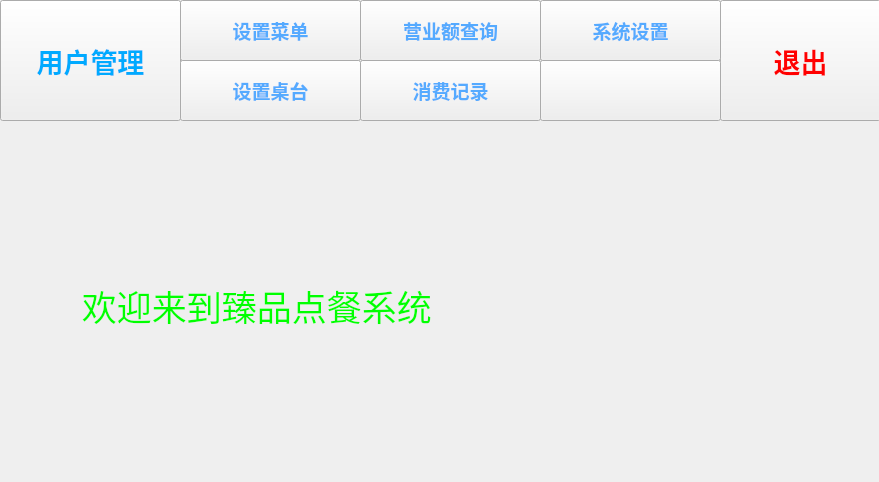
<?xml version="1.0" encoding="UTF-8"?>
<ui version="4.0">
 <class>MangerOperate</class>
 <widget class="QWidget" name="MangerOperate">
  <property name="geometry">
   <rect>
    <x>0</x>
    <y>0</y>
    <width>879</width>
    <height>482</height>
   </rect>
  </property>
  <property name="windowTitle">
   <string>Form</string>
  </property>
  <widget class="QPushButton" name="pushButton_14">
   <property name="geometry">
    <rect>
     <x>720</x>
     <y>0</y>
     <width>161</width>
     <height>121</height>
    </rect>
   </property>
   <property name="palette">
    <palette>
     <active>
      <colorrole role="ButtonText">
       <brush brushstyle="SolidPattern">
        <color alpha="255">
         <red>255</red>
         <green>0</green>
         <blue>0</blue>
        </color>
       </brush>
      </colorrole>
     </active>
     <inactive>
      <colorrole role="ButtonText">
       <brush brushstyle="SolidPattern">
        <color alpha="255">
         <red>255</red>
         <green>0</green>
         <blue>0</blue>
        </color>
       </brush>
      </colorrole>
     </inactive>
     <disabled>
      <colorrole role="ButtonText">
       <brush brushstyle="SolidPattern">
        <color alpha="255">
         <red>120</red>
         <green>120</green>
         <blue>120</blue>
        </color>
       </brush>
      </colorrole>
     </disabled>
    </palette>
   </property>
   <property name="font">
    <font>
     <family>Georgia</family>
     <pointsize>20</pointsize>
     <weight>75</weight>
     <bold>true</bold>
    </font>
   </property>
   <property name="text">
    <string>退出</string>
   </property>
  </widget>
  <widget class="QPushButton" name="PB_UserMangement">
   <property name="geometry">
    <rect>
     <x>0</x>
     <y>0</y>
     <width>181</width>
     <height>121</height>
    </rect>
   </property>
   <property name="palette">
    <palette>
     <active>
      <colorrole role="WindowText">
       <brush brushstyle="SolidPattern">
        <color alpha="255">
         <red>0</red>
         <green>0</green>
         <blue>0</blue>
        </color>
       </brush>
      </colorrole>
      <colorrole role="Dark">
       <brush brushstyle="SolidPattern">
        <color alpha="255">
         <red>255</red>
         <green>255</green>
         <blue>255</blue>
        </color>
       </brush>
      </colorrole>
      <colorrole role="Text">
       <brush brushstyle="SolidPattern">
        <color alpha="255">
         <red>0</red>
         <green>0</green>
         <blue>0</blue>
        </color>
       </brush>
      </colorrole>
      <colorrole role="ButtonText">
       <brush brushstyle="SolidPattern">
        <color alpha="255">
         <red>0</red>
         <green>170</green>
         <blue>255</blue>
        </color>
       </brush>
      </colorrole>
     </active>
     <inactive>
      <colorrole role="WindowText">
       <brush brushstyle="SolidPattern">
        <color alpha="255">
         <red>0</red>
         <green>0</green>
         <blue>0</blue>
        </color>
       </brush>
      </colorrole>
      <colorrole role="Dark">
       <brush brushstyle="SolidPattern">
        <color alpha="255">
         <red>255</red>
         <green>255</green>
         <blue>255</blue>
        </color>
       </brush>
      </colorrole>
      <colorrole role="Text">
       <brush brushstyle="SolidPattern">
        <color alpha="255">
         <red>0</red>
         <green>0</green>
         <blue>0</blue>
        </color>
       </brush>
      </colorrole>
      <colorrole role="ButtonText">
       <brush brushstyle="SolidPattern">
        <color alpha="255">
         <red>0</red>
         <green>170</green>
         <blue>255</blue>
        </color>
       </brush>
      </colorrole>
     </inactive>
     <disabled>
      <colorrole role="WindowText">
       <brush brushstyle="SolidPattern">
        <color alpha="255">
         <red>255</red>
         <green>255</green>
         <blue>255</blue>
        </color>
       </brush>
      </colorrole>
      <colorrole role="Dark">
       <brush brushstyle="SolidPattern">
        <color alpha="255">
         <red>255</red>
         <green>255</green>
         <blue>255</blue>
        </color>
       </brush>
      </colorrole>
      <colorrole role="Text">
       <brush brushstyle="SolidPattern">
        <color alpha="255">
         <red>255</red>
         <green>255</green>
         <blue>255</blue>
        </color>
       </brush>
      </colorrole>
      <colorrole role="ButtonText">
       <brush brushstyle="SolidPattern">
        <color alpha="255">
         <red>255</red>
         <green>255</green>
         <blue>255</blue>
        </color>
       </brush>
      </colorrole>
     </disabled>
    </palette>
   </property>
   <property name="font">
    <font>
     <family>Georgia</family>
     <pointsize>20</pointsize>
     <weight>75</weight>
     <italic>false</italic>
     <bold>true</bold>
    </font>
   </property>
   <property name="text">
    <string>用户管理</string>
   </property>
  </widget>
  <widget class="QLabel" name="label">
   <property name="geometry">
    <rect>
     <x>0</x>
     <y>120</y>
     <width>881</width>
     <height>371</height>
    </rect>
   </property>
   <property name="palette">
    <palette>
     <active>
      <colorrole role="WindowText">
       <brush brushstyle="SolidPattern">
        <color alpha="255">
         <red>0</red>
         <green>255</green>
         <blue>0</blue>
        </color>
       </brush>
      </colorrole>
     </active>
     <inactive>
      <colorrole role="WindowText">
       <brush brushstyle="SolidPattern">
        <color alpha="255">
         <red>0</red>
         <green>255</green>
         <blue>0</blue>
        </color>
       </brush>
      </colorrole>
     </inactive>
     <disabled>
      <colorrole role="WindowText">
       <brush brushstyle="SolidPattern">
        <color alpha="255">
         <red>120</red>
         <green>120</green>
         <blue>120</blue>
        </color>
       </brush>
      </colorrole>
     </disabled>
    </palette>
   </property>
   <property name="font">
    <font>
     <family>楷体</family>
     <pointsize>26</pointsize>
    </font>
   </property>
   <property name="text">
    <string>         欢迎来到臻品点餐系统</string>
   </property>
  </widget>
  <widget class="QPushButton" name="PB_SettingTable">
   <property name="geometry">
    <rect>
     <x>180</x>
     <y>60</y>
     <width>181</width>
     <height>61</height>
    </rect>
   </property>
   <property name="palette">
    <palette>
     <active>
      <colorrole role="ButtonText">
       <brush brushstyle="SolidPattern">
        <color alpha="255">
         <red>85</red>
         <green>170</green>
         <blue>255</blue>
        </color>
       </brush>
      </colorrole>
     </active>
     <inactive>
      <colorrole role="ButtonText">
       <brush brushstyle="SolidPattern">
        <color alpha="255">
         <red>85</red>
         <green>170</green>
         <blue>255</blue>
        </color>
       </brush>
      </colorrole>
     </inactive>
     <disabled>
      <colorrole role="ButtonText">
       <brush brushstyle="SolidPattern">
        <color alpha="255">
         <red>120</red>
         <green>120</green>
         <blue>120</blue>
        </color>
       </brush>
      </colorrole>
     </disabled>
    </palette>
   </property>
   <property name="font">
    <font>
     <family>Georgia</family>
     <pointsize>14</pointsize>
     <weight>75</weight>
     <bold>true</bold>
    </font>
   </property>
   <property name="text">
    <string>设置桌台</string>
   </property>
  </widget>
  <widget class="QPushButton" name="PB_SettingMeal">
   <property name="geometry">
    <rect>
     <x>180</x>
     <y>0</y>
     <width>181</width>
     <height>61</height>
    </rect>
   </property>
   <property name="palette">
    <palette>
     <active>
      <colorrole role="ButtonText">
       <brush brushstyle="SolidPattern">
        <color alpha="255">
         <red>85</red>
         <green>170</green>
         <blue>255</blue>
        </color>
       </brush>
      </colorrole>
     </active>
     <inactive>
      <colorrole role="ButtonText">
       <brush brushstyle="SolidPattern">
        <color alpha="255">
         <red>85</red>
         <green>170</green>
         <blue>255</blue>
        </color>
       </brush>
      </colorrole>
     </inactive>
     <disabled>
      <colorrole role="ButtonText">
       <brush brushstyle="SolidPattern">
        <color alpha="255">
         <red>120</red>
         <green>120</green>
         <blue>120</blue>
        </color>
       </brush>
      </colorrole>
     </disabled>
    </palette>
   </property>
   <property name="font">
    <font>
     <family>Georgia</family>
     <pointsize>14</pointsize>
     <weight>75</weight>
     <bold>true</bold>
    </font>
   </property>
   <property name="text">
    <string>设置菜单</string>
   </property>
  </widget>
  <widget class="QPushButton" name="PB_AddMeal_2">
   <property name="geometry">
    <rect>
     <x>360</x>
     <y>0</y>
     <width>181</width>
     <height>61</height>
    </rect>
   </property>
   <property name="palette">
    <palette>
     <active>
      <colorrole role="ButtonText">
       <brush brushstyle="SolidPattern">
        <color alpha="255">
         <red>85</red>
         <green>170</green>
         <blue>255</blue>
        </color>
       </brush>
      </colorrole>
     </active>
     <inactive>
      <colorrole role="ButtonText">
       <brush brushstyle="SolidPattern">
        <color alpha="255">
         <red>85</red>
         <green>170</green>
         <blue>255</blue>
        </color>
       </brush>
      </colorrole>
     </inactive>
     <disabled>
      <colorrole role="ButtonText">
       <brush brushstyle="SolidPattern">
        <color alpha="255">
         <red>120</red>
         <green>120</green>
         <blue>120</blue>
        </color>
       </brush>
      </colorrole>
     </disabled>
    </palette>
   </property>
   <property name="font">
    <font>
     <family>Georgia</family>
     <pointsize>14</pointsize>
     <weight>75</weight>
     <bold>true</bold>
    </font>
   </property>
   <property name="text">
    <string>营业额查询</string>
   </property>
  </widget>
  <widget class="QPushButton" name="PB_AddMeal_3">
   <property name="geometry">
    <rect>
     <x>540</x>
     <y>0</y>
     <width>181</width>
     <height>61</height>
    </rect>
   </property>
   <property name="palette">
    <palette>
     <active>
      <colorrole role="ButtonText">
       <brush brushstyle="SolidPattern">
        <color alpha="255">
         <red>85</red>
         <green>170</green>
         <blue>255</blue>
        </color>
       </brush>
      </colorrole>
     </active>
     <inactive>
      <colorrole role="ButtonText">
       <brush brushstyle="SolidPattern">
        <color alpha="255">
         <red>85</red>
         <green>170</green>
         <blue>255</blue>
        </color>
       </brush>
      </colorrole>
     </inactive>
     <disabled>
      <colorrole role="ButtonText">
       <brush brushstyle="SolidPattern">
        <color alpha="255">
         <red>120</red>
         <green>120</green>
         <blue>120</blue>
        </color>
       </brush>
      </colorrole>
     </disabled>
    </palette>
   </property>
   <property name="font">
    <font>
     <family>Georgia</family>
     <pointsize>14</pointsize>
     <weight>75</weight>
     <bold>true</bold>
    </font>
   </property>
   <property name="text">
    <string>系统设置</string>
   </property>
  </widget>
  <widget class="QPushButton" name="PB_AddMeal_4">
   <property name="geometry">
    <rect>
     <x>540</x>
     <y>60</y>
     <width>181</width>
     <height>61</height>
    </rect>
   </property>
   <property name="palette">
    <palette>
     <active>
      <colorrole role="ButtonText">
       <brush brushstyle="SolidPattern">
        <color alpha="255">
         <red>85</red>
         <green>170</green>
         <blue>255</blue>
        </color>
       </brush>
      </colorrole>
     </active>
     <inactive>
      <colorrole role="ButtonText">
       <brush brushstyle="SolidPattern">
        <color alpha="255">
         <red>85</red>
         <green>170</green>
         <blue>255</blue>
        </color>
       </brush>
      </colorrole>
     </inactive>
     <disabled>
      <colorrole role="ButtonText">
       <brush brushstyle="SolidPattern">
        <color alpha="255">
         <red>120</red>
         <green>120</green>
         <blue>120</blue>
        </color>
       </brush>
      </colorrole>
     </disabled>
    </palette>
   </property>
   <property name="font">
    <font>
     <family>Georgia</family>
     <pointsize>14</pointsize>
     <weight>75</weight>
     <bold>true</bold>
    </font>
   </property>
   <property name="text">
    <string/>
   </property>
  </widget>
  <widget class="QPushButton" name="PB_AddMeal_5">
   <property name="geometry">
    <rect>
     <x>360</x>
     <y>60</y>
     <width>181</width>
     <height>61</height>
    </rect>
   </property>
   <property name="palette">
    <palette>
     <active>
      <colorrole role="ButtonText">
       <brush brushstyle="SolidPattern">
        <color alpha="255">
         <red>85</red>
         <green>170</green>
         <blue>255</blue>
        </color>
       </brush>
      </colorrole>
     </active>
     <inactive>
      <colorrole role="ButtonText">
       <brush brushstyle="SolidPattern">
        <color alpha="255">
         <red>85</red>
         <green>170</green>
         <blue>255</blue>
        </color>
       </brush>
      </colorrole>
     </inactive>
     <disabled>
      <colorrole role="ButtonText">
       <brush brushstyle="SolidPattern">
        <color alpha="255">
         <red>120</red>
         <green>120</green>
         <blue>120</blue>
        </color>
       </brush>
      </colorrole>
     </disabled>
    </palette>
   </property>
   <property name="font">
    <font>
     <family>Georgia</family>
     <pointsize>14</pointsize>
     <weight>75</weight>
     <bold>true</bold>
    </font>
   </property>
   <property name="text">
    <string>消费记录</string>
   </property>
  </widget>
 </widget>
 <resources/>
 <connections/>
</ui>
